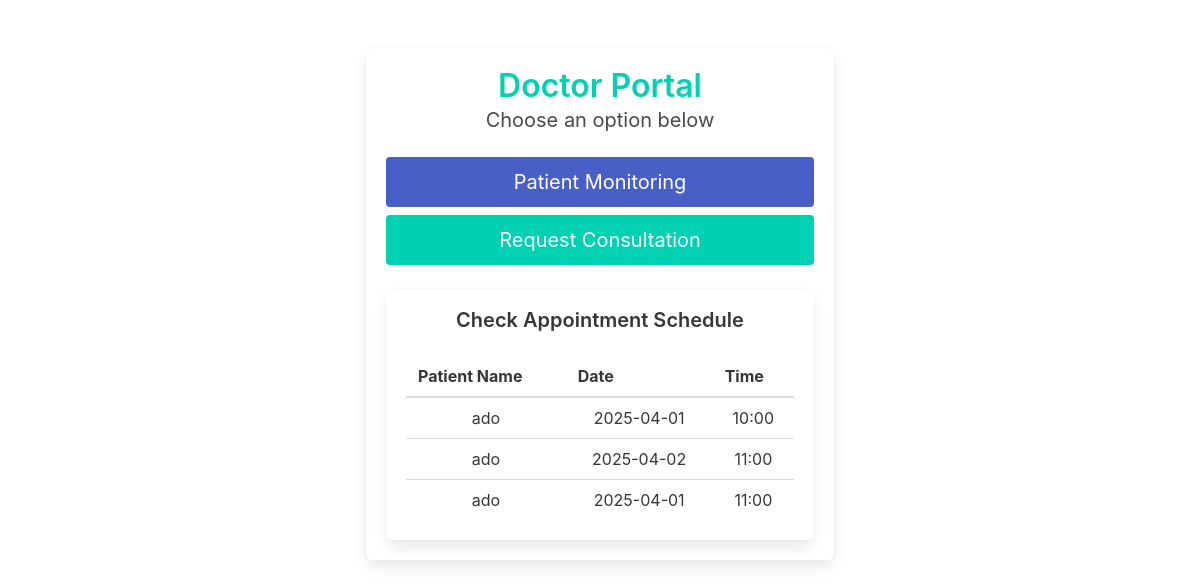
The page /doctor_landing?user_id=1 on the database its author committed.
### models.py (models this page shows)
class Appointment(db.Model):
    id = db.Column(db.Integer, primary_key=True)
    user_id = db.Column(db.Integer, db.ForeignKey('user.id'), nullable=False)
    doctor_id = db.Column(db.Integer, db.ForeignKey('doctor.id'), nullable=False)
    appointment_datetime = db.Column(db.DateTime, nullable=False)
    user = db.relationship('User', back_populates='appointments')
    doctor = db.relationship('Doctor', back_populates='appointments')

class User(db.Model):
    id = db.Column(db.Integer, primary_key=True)
    name = db.Column(db.String(80), nullable=False)
    email = db.Column(db.String(120), unique=True, nullable=False)
    password=db.Column(db.String(128), nullable=False)
    appointments = db.relationship('Appointment', back_populates='user')
    notifications=db.relationship('Notification', back_populates='user')

### routes.py (the view)
@app_routes.route('/doctor_landing')
def doctor_landing():
    user_id = request.args.get('user_id')  # Get user_id from URL
    user = Doctor.query.get(user_id) if user_id else None
    if not user:
        current_app.logger.error("not logged in")
        return redirect(url_for('app_routes.home'))
    appointments=Appointment.query.filter_by(doctor_id=user_id).all()
    return render_template('doctor_landing.html',user_id=user_id, appointments=appointments)

### templates/doctor_landing.html (shortened to what this page needs)
<!DOCTYPE html>
<html lang="en">
<head>
    <link rel="stylesheet" href="https://cdn.jsdelivr.net/npm/bulma@0.9.4/css/bulma.min.css">
</head>
<body>
<section class="section">
    <div class="container">
        <div class="columns is-centered">
            <div class="column is-half">
                <div class="box has-text-centered">
                    <h1 class="title has-text-primary">Doctor Portal</h1>
                    <p class="subtitle">Choose an option below</p>
                    <div class="buttons is-centered">
                        <a href="{{ url_for('app_routes.doctor_dashboard') }}" class="button is-link is-medium is-fullwidth">
                            Patient Monitoring
                        </a>
                        <a href="{{ url_for('app_routes.consult_request', user_id=user_id) }}" class="button is-primary is-medium is-fullwidth">
                            Request Consultation
                        </a>
                    </div>
                    <div class="box mt-4">
                        <h2 class="title is-5">Check Appointment Schedule</h2>
                        {% if appointments %}
                            <table class="table is-fullwidth">
                                <thead>
                                    <tr>
                                        <th>Patient Name</th>
                                        <th>Date</th>
                                        <th>Time</th>
                                    </tr>
                                </thead>
                                <tbody>
                                    {% for appointment in appointments %}
                                    <tr>
                                        <td>{{ appointment.user.name }}</td>
                                        <td>{{ appointment.appointment_datetime.strftime('%Y-%m-%d') }}</td>
                                        <td>{{ appointment.appointment_datetime.strftime('%H:%M') }}</td>
                                    </tr>
                                    {% endfor %}
                                </tbody>
                            </table>
                        {% else %}
                            <p class="subtitle">No appointments scheduled.</p>
                        {% endif %}
                    </div>
                </div>
            </div>
        </div>
    </div>
</section>
</body>
</html>

### rows shown on the page
Appointment: user.name "ado", appointment_datetime "2025-04-01", appointment_datetime "10:00"
Appointment: user.name "ado", appointment_datetime "2025-04-02", appointment_datetime "11:00"
Appointment: user.name "ado", appointment_datetime "2025-04-01", appointment_datetime "11:00"
